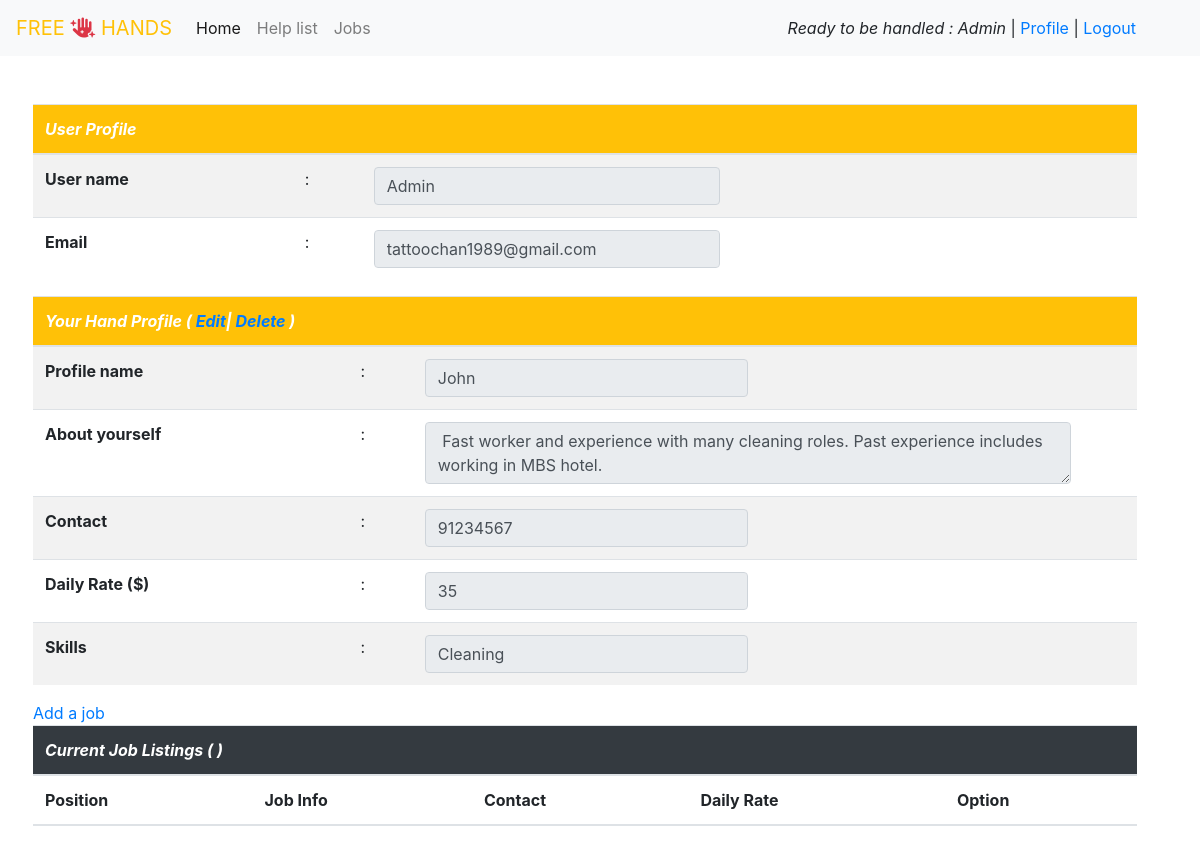
Page /hands/profile/ (signed in) on the committed database.
### accounts/models.py (models this page shows)
class MyUser(AbstractUser):
    pass

### hands/models.py (models this page shows, shortened)
class Hands_info (models.Model):
    user = models.ForeignKey(
        MyUser, on_delete=models.CASCADE,
        null= False,
        blank = False
        )
    name = models.CharField(
        max_length = 64,
        blank = False,
        )
    description = models.TextField(
        max_length = 256,
        blank = False,
        )
    contact = models.IntegerField (
        blank = False,
        )
    rate_per_day = models.IntegerField(
        blank = False,
        default = 20
        )
    SKILLS = [
        ('Tutoring', 'Tutoring'),
        ('Gardening', 'Gardening'),
        ('Cleaning', 'Cleaning'),
        ('Delivery', 'Delivery'),
        ('Tele-calling','Tele-calling'),
        ('Others','Others'),
        ]
    skills = models.CharField(
        max_length = 16,
        choices = SKILLS,
        default = 'Others')

### hands/views.py (the view)
# urls.py: path('profile/', profile, name='profile'),
def profile(request):
    hand_result = Hands_info.objects.filter(user = request.user )
    job_result = Job_detail.objects.filter(user = request.user)
    if len(hand_result) == 0 :
        return redirect(add_profile)
    return render(request, 'profile.html', {
        'data' : hand_result[0],
        'data2': job_result,
    })

### hands/templates/profile.html (shortened to what this page needs)
{% extends 'base.html' %}
{% block content %}
<section class='container-fluid row p-5'>
    <table class="table table-striped border`">
        <thead>
            <tr>
                <th scope="col" colspan='4' class='bg-warning text-white'><i>User Profile</i></th>
            </tr>
        </thead>
        <tbody>
            <tr>
                <th scope="row">User name </th>
                <td>:</td>
                <td><input class='form-control w-50' readonly type='text' value='{{request.user|capfirst}}'/></td>
                <td></td>
            </tr>
            <tr>
                <th scope="row">Email</th>
                <td>:</td>
                <td><input class='form-control w-50' readonly type='text' value='{{request.user.email}}'/></td>
                <td></td>
            </tr>
        </tbody>
    </table>
    <table class="table table-striped border`">
        <thead>
            <tr>
                <th scope="col" colspan='4' class='bg-warning text-white'><i>Your Hand Profile (
                    <a href="/hands/edit_profile/{{data.id}}">Edit</a>|
                    <a href="/hands/delete_profile/{{data.id}}">Delete</a>
                    )</i></th>
            </tr>
        </thead>
        <tbody>
            <tr>
                <th scope="row">Profile name </th>
                <td>:</td>
                <td><input class='form-control w-50' readonly type='text' value='{{data.name}}'/></td>
                <td></td>
            </tr>
            <tr>
                <th scope="row">About yourself</th>
                <td>:</td>
                <td><textarea class='form-control' readonly> {{data.description}} </textarea></td>
                <td></td>
            </tr>
            <tr>
                <th scope="row">Contact</th>
                <td>:</td>
                <td><input class='form-control w-50' readonly type='text' value='{{data.contact}}'/></td>
                <td></td>
            </tr>
            <tr>
                <th scope="row">Daily Rate ($)</th>
                <td>:</td>
                <td><input class='form-control w-50' readonly type='text' value='{{data.rate_per_day}}'/></td>
                <td></td>
            </tr>
            <tr>
                <th scope="row">Skills</th>
                <td>:</td>
                <td><input class='form-control w-50' readonly type='text' value='{{data.skills}}'/></td>
                <td></td>
            </tr>
        </tbody>
    </table>
    <a href="{% url 'add_job' %}">Add a job</a>
    <table class="table table-striped border`">
        <thead>
            <tr>
                <th scope="col" colspan='5' class='bg-dark text-white'><i>Current Job Listings (
                    )</i></th>
            </tr>
            <tr>
                <th>Position</th>
                <th>Job Info</th>
                <th>Contact</th>
                <th>Daily Rate</th>
                <th>Option</th>
            </tr>
        </thead>
    </table>
</section>
{% endblock %}

### templates/base.html (shortened to what this page needs)
{% load static %}
<!doctype html>
<html lang="en">
<head>
  <link rel="stylesheet" href="https://stackpath.bootstrapcdn.com/bootstrap/4.4.1/css/bootstrap.min.css">
  <link rel="stylesheet" href="{% static 'style.css' %}" type="text/css" />
</head>
<body>
  <nav class="navbar navbar-expand-lg navbar-light bg-light">
    <a class="navbar-brand" href="{% url 'index' %}"><span class='text-warning'>FREE
    <i class="fas fa-hand-sparkles text-danger"></i>
    HANDS</span></a>
    <div class="collapse navbar-collapse" id="navbarSupportedContent">
      <ul class="navbar-nav mr-auto">
        <li class="nav-item active">
          <a class="nav-link" href="{% url 'index' %}">Home <span class="sr-only">(current)</span></a>
        </li>
        <li class="nav-item">
          <a class="nav-link" href="{% url 'help_list' %}">Help list</a>
        </li>
        <li class="nav-item">
          <a class="nav-link" href="{% url 'job_listing' %}">Jobs</a>
        </li>
      </ul>
      <div class='pr-5'>
        {% if user.is_authenticated %}
        <i>Ready to be handled : {{request.user.username|capfirst}}</i> |
        <a href="{% url 'profile' %}"> Profile</a> |
        <a href="{% url 'logout' %}"> Logout</a>
        {% endif %}
      </div>
    </div>
  </nav>
  {% block content %}{% endblock %}
</body>
</html>

### rows in the picture
MyUser: user.username "Admin", user "Admin", user.email "tattoochan1989@gmail.com"
Hands_info: name "John", description "Fast worker and experience with many cleaning roles. Past experience includes working in MBS hotel.", contact "91234567", rate_per_day "35", skills "Cleaning"
